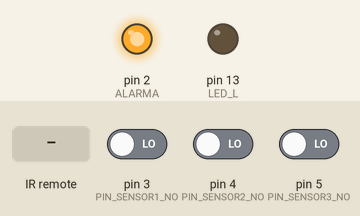
Recording of a sketch running on a simulated Arduino Uno, built with avr-gcc and run on an emulated ATmega328P. On the bench: output pins drawn as LEDs (lit = HIGH). The test bench sets the inputs (shaded band); at power-on: pin 3 (PIN_SENSOR1_NO) LOW, pin 4 (PIN_SENSOR2_NO) LOW, pin 5 (PIN_SENSOR3_NO) LOW. What the sketch prints to the serial monitor is not drawn.

Above: at 1.6 s.
At 2.2 s:
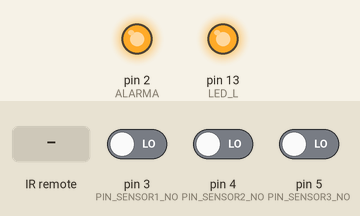
2.3 s: pin 3 (PIN_SENSOR1_NO) driven HIGH
At 2.7 s:
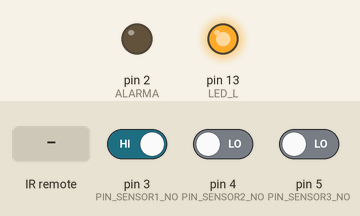
3.8 s: infrared code 0x0 received
5.3 s: infrared code 0x1 received
6.8 s: infrared code 0x2 received
Timing chart, 0 to 9.3 s (numbered marks = the images above; inputs shaded):
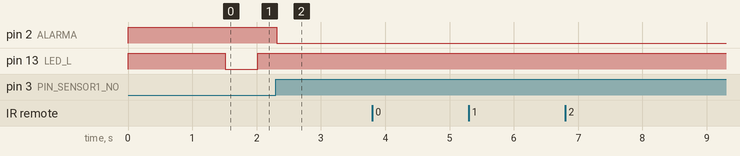

Measured:
- after the input at 2.3 s, pin 2 (ALARMA): HIGH → LOW at once; pin 13 (LED_L): stays HIGH (without the input it goes to LOW after 0.22 s)
- after the input at 3.8 s, every drawn part: stays the same
- after the input at 5.3 s, every drawn part: stays the same
- after the input at 6.8 s, every drawn part: stays the same

The sketch:

sist_alarma_v1.0.ino
```cpp
/*
  1. voy a hacer la practica de blink del LED L (13) como hola mundo

  CH-   FFA25D
  CH    FF629D
  CH+   FFE21D
  <<    FF22DD
  >>    FF02FD
  >||   FFC23D
  -     FFE01F
  +     FFA857
  EQ    FF906F
  0     FF6897
  100+  FF9867
  200+  FFB04F
  1     FF30CF
  2     FF18E7
  3     FF7A85
  4     FF10EF
  5     FF38C7
  6     FF5AA5
  7     FF42BD
  8     FF4AB5
  9     FF52AD

  ON/OFF  B24D
  SOURCE  2AD5
  NOSPECK 6897
  RECORD  32CD
  CH+     A05F
  TIME SHIFT 30CF
  VOL-    50AF
  FULL SCREEN 2FD
  VOL+    7887
  0       48B7
  CH-     40BF
  RECALL  38C7
  1       906F
  2       B847
  3       F807
  4       B04F
  5       9867
  6       D827
  7       8877
  8       A857
  9       E817
*/

#include <IRremote.h>
#include "funcion_v1.h"

#define PIN_SENSOR1_NO 3  // Sensor infrarojo
#define PIN_SENSOR2_NO 4  // Sensor magnetico1
#define PIN_SENSOR3_NO 5  // Sensor magnetico1
#define LED_L 13
#define ALARMA 2          //
#define ENCIENDE LOW
#define APAGA HIGH
#define MAX_COUNT_INTERVAL 360  // La idea es contar 3*60s/500ms = 360 veces (es decir 3 minutos)

unsigned long PreviousMillis = 0;        // will store last time LED was updated
const long Interval = 500;         // interval at which to blink (milliseconds)
int Count_Interval = 0;            // cuenta cantidad de veces de Interval en este caso 500ms.
                                   // La idea es contar 3*60s/500ms = 360 veces
int ledState = LOW;             // ledState used to set the LED
bool Flag_alarma = 0;

int Control_Port = 6;         // puerto digital D6
IRrecv irrecv(Control_Port);
decode_results Codigo_control;

unsigned char Password[4] = "1234";
unsigned char Estado_Password = 0;

// the setup function runs once when you press reset or power the board
void setup() {
  Serial.begin(9600); // solo para probar el cod de control remoto.
  // initialize digital pin LED_BUILTIN as an output.
  irrecv.enableIRIn();                  // habilito entrada de control remoto
  pinMode(LED_L, OUTPUT);
  pinMode(ALARMA, OUTPUT);
  pinMode(PIN_SENSOR1_NO, INPUT);    // sets the digital pin 2 as input
  digitalWrite(LED_L, APAGA);
  digitalWrite(ALARMA, APAGA);
  delay(1000);                       // wait for a second
}

// the loop function runs over and over again forever
void loop() {
  unsigned int cod_control_remoto;
  if(irrecv.decode(&Codigo_control)){
    cod_control_remoto = (int) 0x00FFFF & Codigo_control.value;
    Serial.print("Cod recibido: ");
    Serial.println(cod_control_remoto,HEX);
    if(f_pasword(cod_control_remoto)){

    }

    irrecv.resume();
    delay(100); // delay de 100ms
  }

  unsigned long currentMillis;
  if(digitalRead(PIN_SENSOR1_NO)||digitalRead(PIN_SENSOR2_NO)||digitalRead(PIN_SENSOR3_NO)){ // si no hay contacto entra a verificar alarma
    delay(10);                    // 10mseg de delay para anti rebote
    if(digitalRead(PIN_SENSOR1_NO)||digitalRead(PIN_SENSOR2_NO)||digitalRead(PIN_SENSOR3_NO)){ // si continua con el alarma enciende
      Flag_alarma = 1;
      Count_Interval=0;
      digitalWrite(LED_L, HIGH);      // enciende alarma
      digitalWrite(ALARMA, ENCIENDE);   // turn the LED on (HIGH is the voltage level)
    }
  }
  else
  {
    delay(10);
  }

  currentMillis = millis();
  // Blinking de LED para verificar que la placa de esta funcionando
  if (currentMillis - PreviousMillis >= Interval) {
    // save the last time you blinked the LED
    PreviousMillis = currentMillis;

    // if the LED is off turn it on and vice-versa:
    if (ledState == LOW) {
      ledState = HIGH;
    } else {
      ledState = LOW;
    }

    Count_Interval++;
    if((Flag_alarma==1)&&(Count_Interval>MAX_COUNT_INTERVAL)){
      digitalWrite(LED_L, LOW);      // apaga led
      digitalWrite(ALARMA, APAGA);   // apaga alarma
      Flag_alarma=0;
      Count_Interval=0;
    }
    if(Flag_alarma==0){
      // set the LED with the ledState of the variable:
      digitalWrite(LED_L, ledState);  // blink de led
    }
  }
}


int f_pasword(unsigned int cod_control_remoto){
    int i=0;
      switch(Estado_Password){
      case 0: if(cod_control_remoto==0xB24D) Estado_Password=1; break;  // si preciona el encendido, continua con el ingreso de password
      case 1: if(cod_control_remoto==0xB847) Estado_Password=2; break;  // espera un 2
      case 2: if(cod_control_remoto==0xE817) Estado_Password=3; break;  // espera un 9
      case 3: if(cod_control_remoto==0xB847) Estado_Password=4; break;  // espera un 2
      case 4: if(cod_control_remoto==0xF807) i=1; break;                   // espera un 3
      default:  Estado_Password=0;
    }
    return i;
  }
```

funcion_v1.cpp
```cpp

```

funcion_v1.h
```cpp
#include "funcion_v1.cpp"
```
